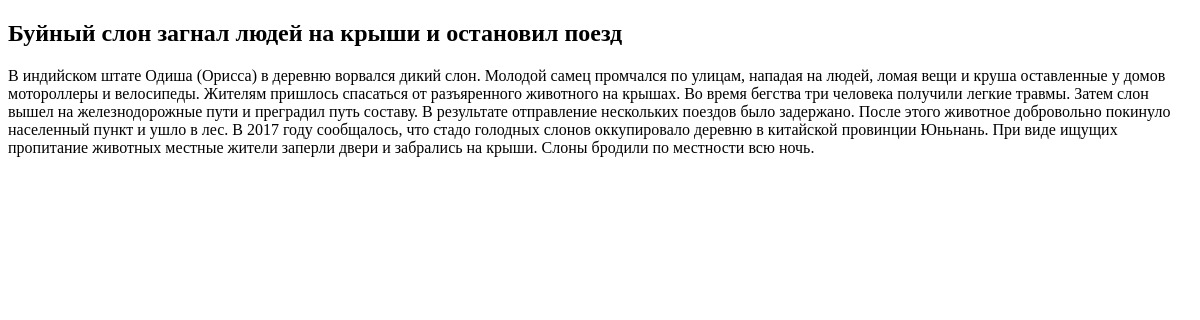
Page /article.php?id=6 on the earlier database version.
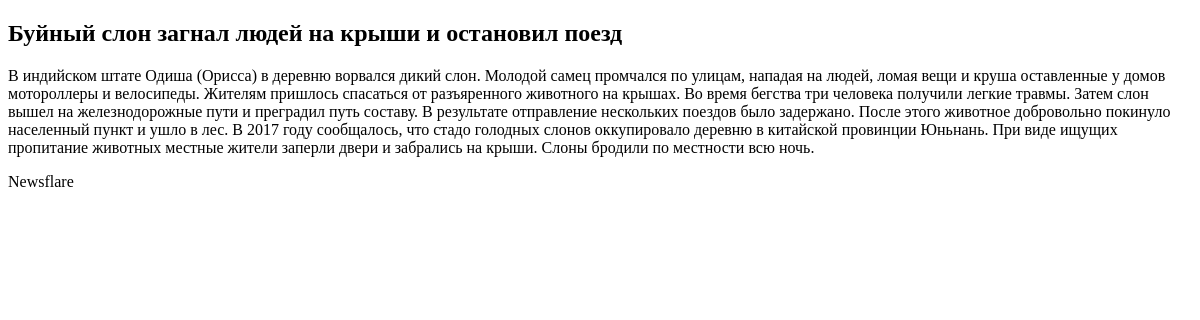
Same page on the later database version.
### tables this page shows
CREATE TABLE `news` (
  `id` bigint(20) UNSIGNED NOT NULL,
  `title` varchar(255) NOT NULL,
  `body` text NOT NULL,
  `author_id` int(11) DEFAULT NULL
);

CREATE TABLE `authors` (
  `id` bigint(20) UNSIGNED NOT NULL,
  `name` varchar(100) DEFAULT NULL
);

### article.php (called while the page is built, shortened)
<?php
$article = Article::findById(abs((int)$_GET['id']));
include __DIR__ . '/App/templates/article.php';

### App/conf.php (called while the page is built)
<?php
return [
    'db' => [
        'host' => 'localhost',
        'dbname' => 'php2',
        'login' => 'root',
        'pass' => ''
    ]
];

### App/Config.php (called while the page is built, shortened)
<?php
class Config
{
    private static $instance;
    private function __construct()
    {
        $this->data = include __DIR__ . '/conf.php';
    }
    public static function getInstance()
    {
        if (empty(static::$instance)) {
            static::$instance = new static();
        }
        return static::$instance;
    }
}

### App/Db.php (called while the page is built, shortened)
<?php
class Db
{
    protected $dbh;
    public function __construct()
    {
        $conf = Config::getInstance();
        $data = $conf->data['db'];
        $dsn = 'mysql:host=' . $data['host'] . ';dbname=' . $data['dbname'];
        $this->dbh = new \PDO($dsn, $data['login'], $data['pass']);
    }
    protected function getParam($value)
    {
        switch (true) {
            case is_int($value):
                return \PDO::PARAM_INT;
            default:
                return \PDO::PARAM_STR;
        }
    }
    public function query(string $sql, array $data, string $class = '')
    {
        $sth = $this->dbh->prepare($sql);
        foreach ($data as $key => $value) {
            $sth->bindValue($key, $value, $this->getParam($value));
        }
        $sth->execute();
        return $sth->fetchAll(\PDO::FETCH_CLASS, $class);
    }
}

### App/Models/Model.php (called while the page is built, shortened)
<?php
abstract class Model
{
    protected static $table = '';
    public static function findById($id)
    {
        $db = new Db;
        $sql = 'SELECT * FROM ' . static::$table . ' WHERE id=:id';
        $res = $db->query($sql, [':id' => $id], static::class);
        return $res[0] ?? false;
    }
}

### App/Models/Article.php (called while the page is built, shortened)
<?php
class Article extends Model
{
    public $author_id;
    public function __get(string $name)
    {
        if ('author' === $name && isset($this->author_id)) {
            $author = Author::findById($this->author_id);
            if (isset($author)) {
                return $author;
            }
        }
        return null;
    }
}

### App/templates/article.php (the view, shortened to what this page needs)
<!doctype html>
<html lang="ru">
<head>
</head>
<body>
    <h2><?php echo $article->title; ?></h2>
    <article><?php echo $article->body; ?></article>
    <p><?php echo $article->author->name; ?></p>
</body>
</html>

Differences in the rows shown:
added authors: name "Newsflare"
